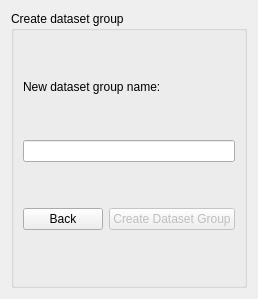
        <widget class="QWidget" name="create_ds_page">
         <layout class="QVBoxLayout" name="verticalLayout_35">
          <item>
           <widget class="QGroupBox" name="groupbox_create_ds_group">
            <property name="title">
             <string>Create dataset group</string>
            </property>
            <layout class="QVBoxLayout" name="verticalLayout_36">
             <item>
              <layout class="QVBoxLayout" name="verticalLayout_9">
               <item>
                <spacer name="verticalSpacer_15">
                 <property name="orientation">
                  <enum>Qt::Vertical</enum>
                 </property>
                 <property name="sizeHint" stdset="0">
                  <size>
                   <width>20</width>
                   <height>40</height>
                  </size>
                 </property>
                </spacer>
               </item>
               <item>
                <widget class="QLabel" name="label">
                 <property name="text">
                  <string>New dataset group name:</string>
                 </property>
                </widget>
               </item>
               <item>
                <layout class="QVBoxLayout" name="verticalLayout_8">
                 <item>
                  <spacer name="verticalSpacer_14">
                   <property name="orientation">
                    <enum>Qt::Vertical</enum>
                   </property>
                   <property name="sizeHint" stdset="0">
                    <size>
                     <width>20</width>
                     <height>40</height>
                    </size>
                   </property>
                  </spacer>
                 </item>
                 <item>
                  <widget class="QLineEdit" name="new_dataset_group_name_line_edit"/>
                 </item>
                 <item>
                  <spacer name="verticalSpacer_13">
                   <property name="orientation">
                    <enum>Qt::Vertical</enum>
                   </property>
                   <property name="sizeHint" stdset="0">
                    <size>
                     <width>20</width>
                     <height>40</height>
                    </size>
                   </property>
                  </spacer>
                 </item>
                 <item>
                  <layout class="QHBoxLayout" name="horizontalLayout_4">
                   <item>
                    <widget class="QPushButton" name="back_new_dataset_group_pb">
                     <property name="text">
                      <string>Back</string>
                     </property>
                    </widget>
                   </item>
                   <item>
                    <widget class="QPushButton" name="create_new_dataset_group_pb">
                     <property name="enabled">
                      <bool>false</bool>
                     </property>
                     <property name="text">
                      <string>Create Dataset Group</string>
                     </property>
                    </widget>
                   </item>
                  </layout>
                 </item>
                </layout>
               </item>
               <item>
                <spacer name="verticalSpacer_16">
                 <property name="orientation">
                  <enum>Qt::Vertical</enum>
                 </property>
                 <property name="sizeHint" stdset="0">
                  <size>
                   <width>20</width>
                   <height>40</height>
                  </size>
                 </property>
                </spacer>
               </item>
              </layout>
             </item>
             <item>
              <widget class="QSplitter" name="splitter_2">
               <property name="orientation">
                <enum>Qt::Vertical</enum>
               </property>
               <widget class="QSplitter" name="splitter">
                <property name="orientation">
                 <enum>Qt::Vertical</enum>
                </property>
               </widget>
              </widget>
             </item>
            </layout>
           </widget>
          </item>
         </layout>
        </widget>
